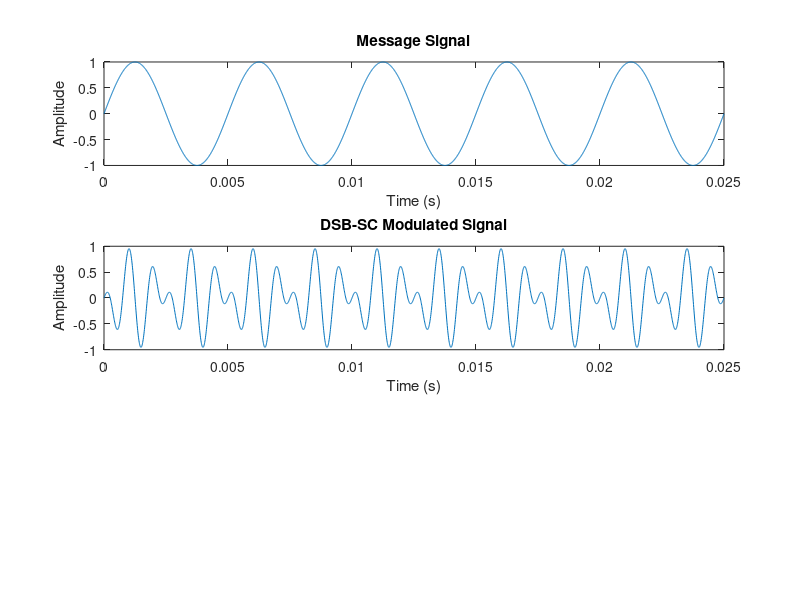

The MATLAB source for this figure: (Note: this script raises an error after producing the figure.)
% Parameters
fs = 100000; % Sampling frequency (increased for better resolution)
t = 0:1/fs:5/200; % Time vector

% Message signal
M = sin(2*pi*200*t);
figure;
subplot(3,1,1);
plot(t, M);
title('Message Signal');
xlabel('Time (s)');
ylabel('Amplitude');

% Carrier signal
C_S = cos(2*pi*1000*t);

% Modulated signal (DSB-SC)
M_S = M .* C_S;
subplot(3,1,2);
plot(t, M_S);
title('DSB-SC Modulated Signal');
xlabel('Time (s)');
ylabel('Amplitude');

% Coherent demodulation
R_S = M_S .* cos(2*pi*1000*t);
% Low-pass filter to recover the message signal
M_R = lowpass(R_S, 200, fs);
subplot(3,1,3);
plot(t, R_S);
title('Recovered Message Signal After Low-pass Filter');
xlabel('Time (s)');
ylabel('Amplitude');
